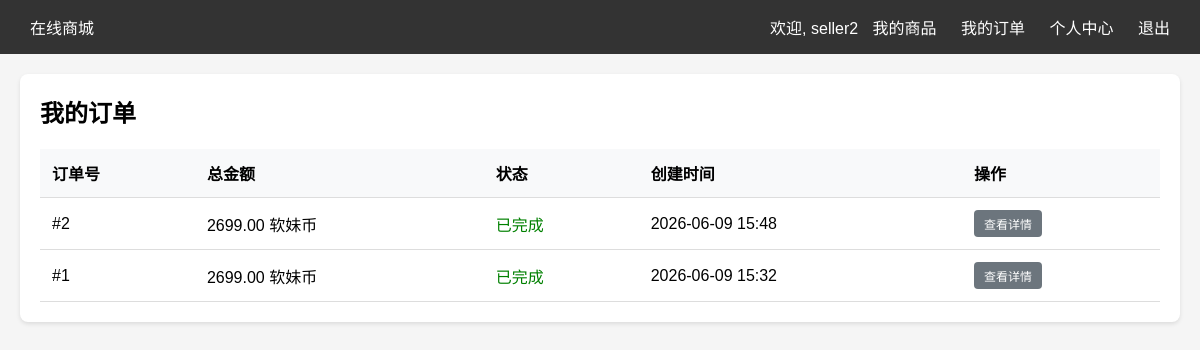
Page /orders/ (signed in) on the committed database.
### accounts/models.py (models this page shows)
class User(AbstractUser):
    class UserType(models.TextChoices):
        CUSTOMER = "customer", "客户"
        SELLER = "seller", "商家"
    user_type = models.CharField(
        max_length=10,
        choices=UserType.choices,
        default=UserType.CUSTOMER,
        verbose_name="用户类型",
    )
    class Meta:
        verbose_name = "用户"
        verbose_name_plural = "用户"
    def is_seller(self):
        return self.user_type == self.UserType.SELLER
    def is_customer(self):
        return self.user_type == self.UserType.CUSTOMER

### orders/models.py (models this page shows, shortened)
class Order(models.Model):
    class Status(models.TextChoices):
        PENDING = "pending", "待支付"
        COMPLETED = "completed", "已完成"
        CANCELLED = "cancelled", "已取消"
    user = models.ForeignKey(
        settings.AUTH_USER_MODEL,
        on_delete=models.CASCADE,
        related_name="orders",
        verbose_name="用户",
    )
    total_amount = models.DecimalField(
        max_digits=10,
        decimal_places=2,
        verbose_name="总金额",
    )
    status = models.CharField(
        max_length=20,
        choices=Status.choices,
        default=Status.COMPLETED,
        verbose_name="订单状态",
    )
    created_at = models.DateTimeField(auto_now_add=True, verbose_name="创建时间")
    class Meta:
        verbose_name = "订单"
        verbose_name_plural = "订单"
        ordering = ["-created_at"]

### orders/views.py (the view)
# urls.py: path("", views.order_list_view, name="order_list"),
@login_required
def order_list_view(request):
    if request.user.is_seller():
        order_ids = OrderItem.objects.filter(
            product__seller=request.user
        ).values_list("order_id", flat=True).distinct()
        orders = Order.objects.filter(pk__in=order_ids).prefetch_related("items").order_by("-created_at")
    else:
        orders = Order.objects.filter(user=request.user).prefetch_related("items").order_by("-created_at")
    return render(request, "orders/order_list.html", {"orders": orders})

### templates/orders/order_list.html (shortened to what this page needs)
{% extends 'base.html' %}
{% block content %}
<div class="card">
    <h2 style="margin-bottom: 20px;">我的订单</h2>
    <table>
        <thead>
            <tr>
                <th>订单号</th>
                <th>总金额</th>
                <th>状态</th>
                <th>创建时间</th>
                <th>操作</th>
            </tr>
        </thead>
        <tbody>
            {% for order in orders %}
            <tr>
                <td>#{{ order.pk }}</td>
                <td>{{ order.total_amount }} 软妹币</td>
                <td>
                    {% if order.status == 'completed' %}
                    <span style="color: green;">已完成</span>
                    {% elif order.status == 'pending' %}
                    <span style="color: orange;">待支付</span>
                    {% else %}
                    <span style="color: red;">已取消</span>
                    {% endif %}
                </td>
                <td>{{ order.created_at|date:"Y-m-d H:i" }}</td>
                <td>
                    <a href="{% url 'orders:order_detail' order.pk %}" class="btn btn-secondary" style="padding: 5px 10px; font-size: 12px;">查看详情</a>
                </td>
            </tr>
            {% empty %}
            <tr>
                <td colspan="5" class="text-center">暂无订单</td>
            </tr>
            {% endfor %}
        </tbody>
    </table>
</div>
{% endblock %}

### templates/base.html (shortened to what this page needs)
<!DOCTYPE html>
<html lang="zh-CN">
<head>
</head>
<body>
    <nav class="navbar">
        <div>
            <a href="{% url 'products:product_list' %}">在线商城</a>
        </div>
        <div>
            {% if user.is_authenticated %}
                <span>欢迎, {{ user.username }}</span>
                {% if user.is_superuser %}
                    <a href="{% url 'accounts:admin_dashboard' %}">管理后台</a>
                {% elif user.is_customer %}
                    <a href="{% url 'cart:cart' %}">购物车</a>
                    <a href="{% url 'orders:order_list' %}">我的订单</a>
                {% else %}
                    <a href="{% url 'products:my_products' %}">我的商品</a>
                    <a href="{% url 'orders:order_list' %}">我的订单</a>
                {% endif %}
                <a href="{% url 'accounts:profile' %}">个人中心</a>
                <a href="{% url 'accounts:logout' %}">退出</a>
            {% else %}
                <a href="{% url 'accounts:login' %}">登录</a>
                <a href="{% url 'accounts:register' %}">注册</a>
            {% endif %}
        </div>
    </nav>
    <div class="container">
        {% block content %}{% endblock %}
    </div>
</body>
</html>

### templates/base.html (style rules this page uses)
* { margin: 0; padding: 0; box-sizing: border-box; }
body { font-family: 'Microsoft YaHei', sans-serif; background: #f5f5f5; }
.navbar { background: #333; color: white; padding: 15px 20px; display: flex; justify-content: space-between; align-items: center; }
.navbar a { color: white; text-decoration: none; margin: 0 10px; }
.container { max-width: 1200px; margin: 20px auto; padding: 0 20px; }
.btn { display: inline-block; padding: 10px 20px; border: none; border-radius: 4px; cursor: pointer; text-decoration: none; font-size: 14px; }
.btn-secondary { background: #6c757d; color: white; }
.card { background: white; border-radius: 8px; box-shadow: 0 2px 4px rgba(0,0,0,0.1); padding: 20px; margin-bottom: 20px; }
table { width: 100%; border-collapse: collapse; }
th, td { padding: 12px; text-align: left; border-bottom: 1px solid #ddd; }
th { background: #f8f9fa; }

### rows in the picture
User: username "seller2"
Order: pk "2", total_amount "2699.00", status "已完成", created_at "2026-06-09 15:48"
Order: pk "1", total_amount "2699.00", status "已完成", created_at "2026-06-09 15:32"
